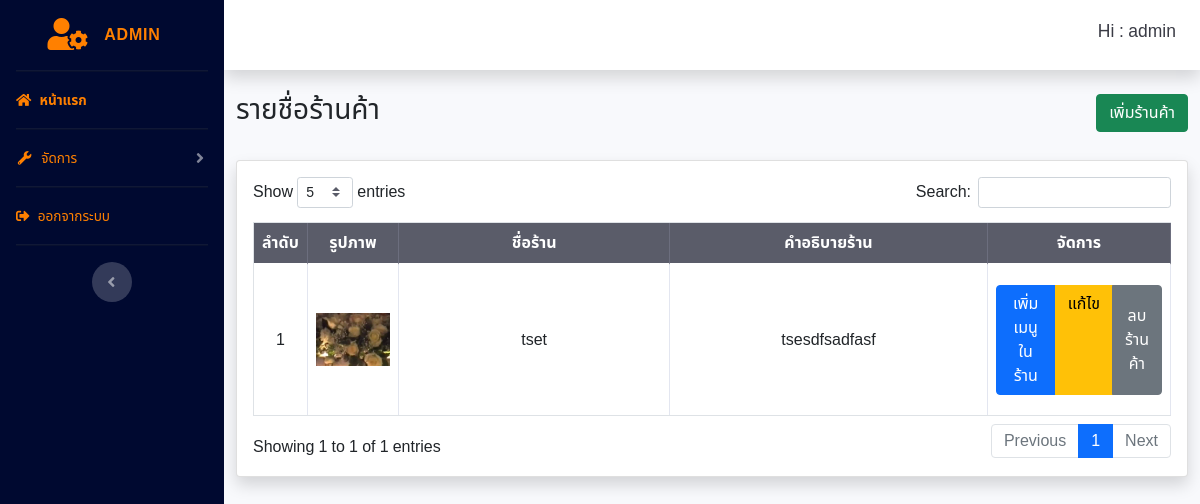
The app's page /restaurant.php (signed in), older data.
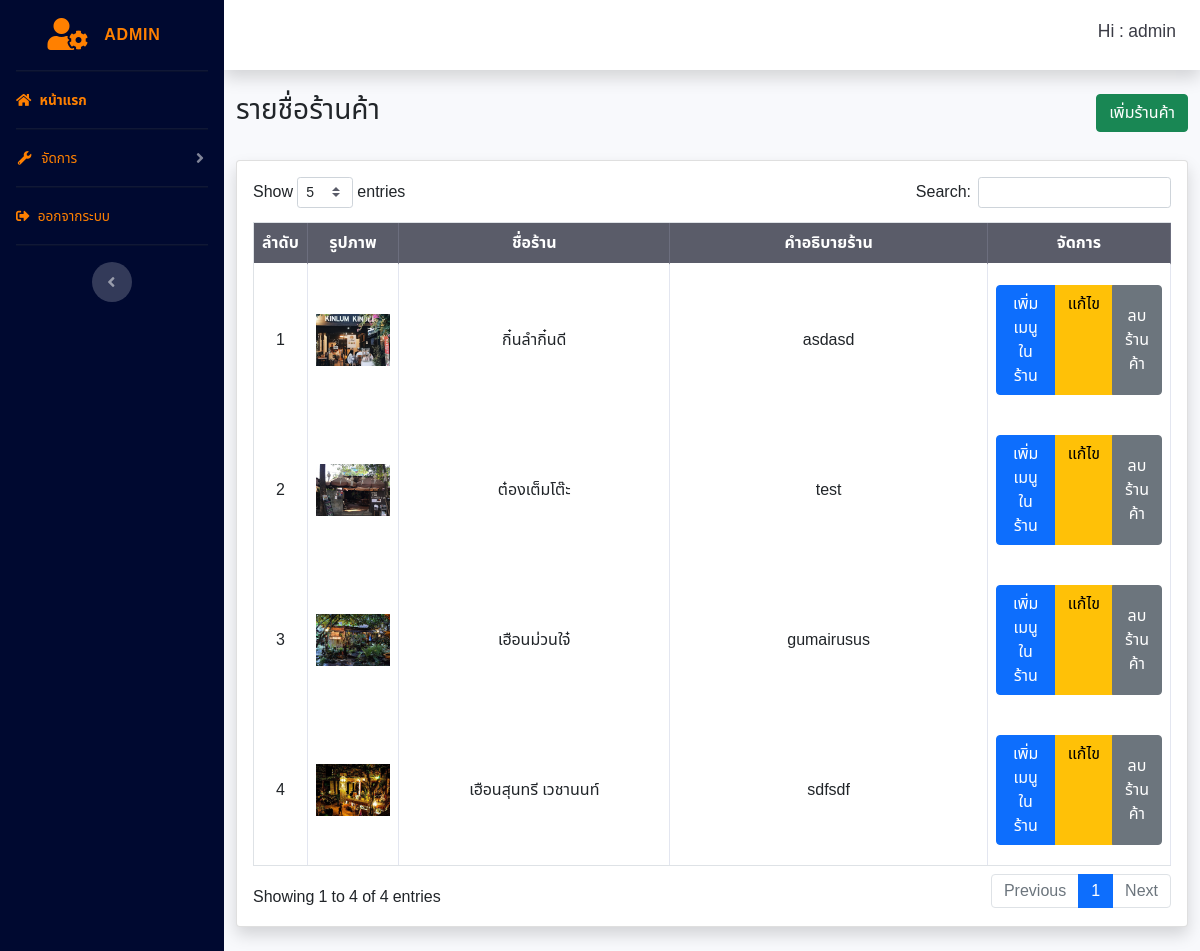
The same page, newer data.
### tables this page shows
CREATE TABLE `nf_res` (
  `res_id` int(11) NOT NULL,
  `res_name` varchar(100) NOT NULL,
  `res_img` text NOT NULL,
  `res_map` text NOT NULL,
  `res_bg` text NOT NULL,
  `res_desc` text NOT NULL
);

### admin_page/view/view_res.php (the view, shortened to what this page needs)
<div class="container-fluid">
    <div class="row">
        <div class="col-6">
            <h1 class="h3 mb-2 text-gray">รายชื่อร้านค้า</h1>
        </div>
        <div class="col-6">
            <a style="float: right;" href="./add_res.php" class="btn btn-success">เพิ่มร้านค้า</a>
        </div>
    </div>
    <br>
    <div class="card shadow mb-4">
        <div class="card-body">
            <div class="table-responsive">
                <table class="table table-hover table-bordered" id="table_pagination_search_order" width="100%" cellspacing="0">
                    <thead class="thead-dark">
                        <tr style="text-align: center;">
                            <th width="5%">ลำดับ</th>
                            <th width="10%">รูปภาพ</th>
                            <th width="30%">ชื่อร้าน</th>
                            <th width="35%">คำอธิบายร้าน</th>
                            <th width="20%">จัดการ</th>
                        </tr>
                    </thead>
                    <tbody>
                        <?php
                            include_once('./admin_page/model/connection.php');
                            $row = 1;
                            $res = $db->prepare('SELECT * from nf_res');
                            $res->execute();
                            while ($data = $res->fetch(PDO::FETCH_ASSOC)){
                        ?>
                            <tr height="150px" style="text-align: center;">
                                <td class="align-middle"><?php echo $row; ?></td>
                                <td class="align-middle"><img src="upload/res/img/<?php echo $data['res_img']; ?>" width="100%" height="100%" alt=""></td>
                                <td class="align-middle"><?php echo $data["res_name"]; ?></td>
                                <td class="align-middle"><?php echo $data["res_desc"]; ?></td>
                                <td class="align-middle">
                                    <div class="btn-group" role="group">
                                        <a href="add_food-res.php?res_id=<?php echo $data['res_id']; ?>" class="btn btn-primary">เพิ่มเมนูในร้าน</a>
                                        <a href="edit_res.php?update_id=<?php echo $data['res_id']; ?>" class="btn btn-warning">แก้ไข</a>
                                        <button type="button" class="btn btn-secondary" data-toggle="modal" data-target="#myModal">ลบร้านค้า</button>
                                    </div>
                                </td>
                            </tr>
                        <?php
                            $row++;
                            }
                        ?>
                    </tbody>
                </table>
            </div>
        </div>
    </div>
</div>

Row changes from the older to the newer data that the page shows:
removed nf_res: res_img (picture), res_name "tset", res_desc "tsesdfsadfasf"
added nf_res: res_img (picture), res_name "กิ๋นลำกิ๋นดี", res_desc "asdasd"
added nf_res: res_img (picture), res_name "ต๋องเต็มโต๊ะ", res_desc "test"
added nf_res: res_img (picture), res_name "เฮือนม่วนใจ๋", res_desc "gumairusus"
added nf_res: res_img (picture), res_name "เฮือนสุนทรี เวชานนท์", res_desc "sdfsdf"
Text that changed along with them:
text written by a page script: "Show entries Search: Showing 1 to 1 of 1 entries Previous 1 Next" → "Show entries Search: Showing 1 to 4 of 4 entries Previous 1 Next"
